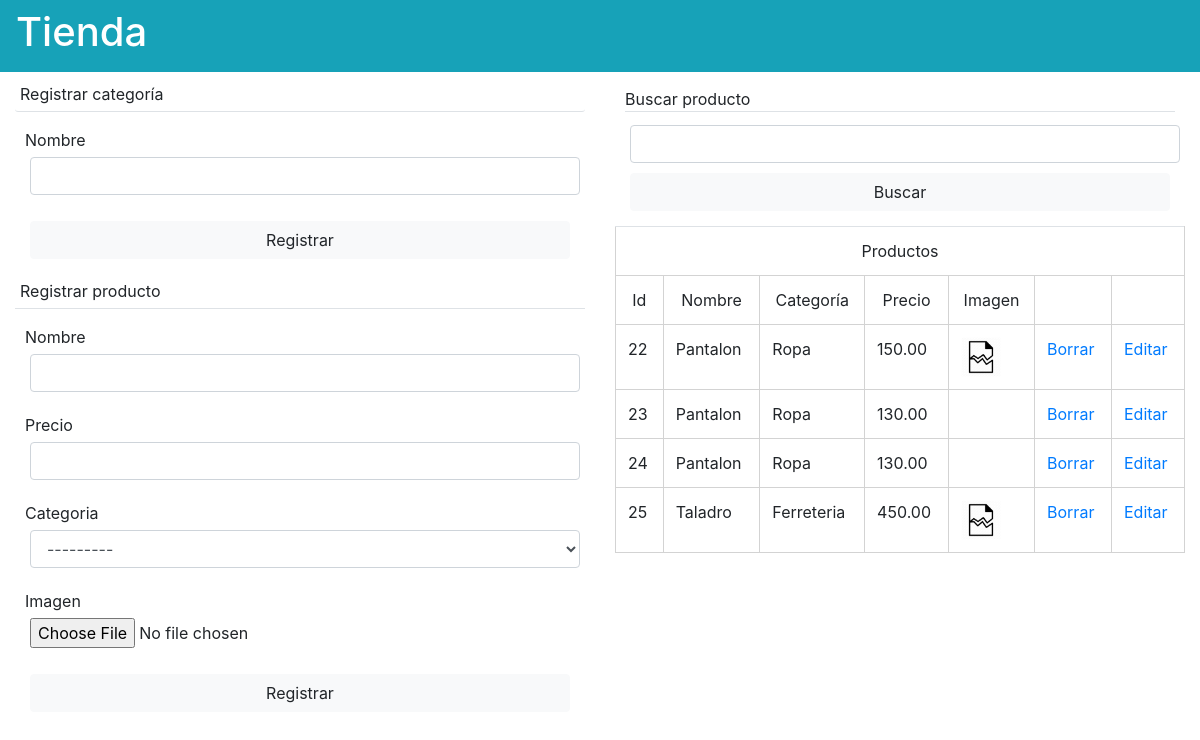
The app's page /tienda/, older data.
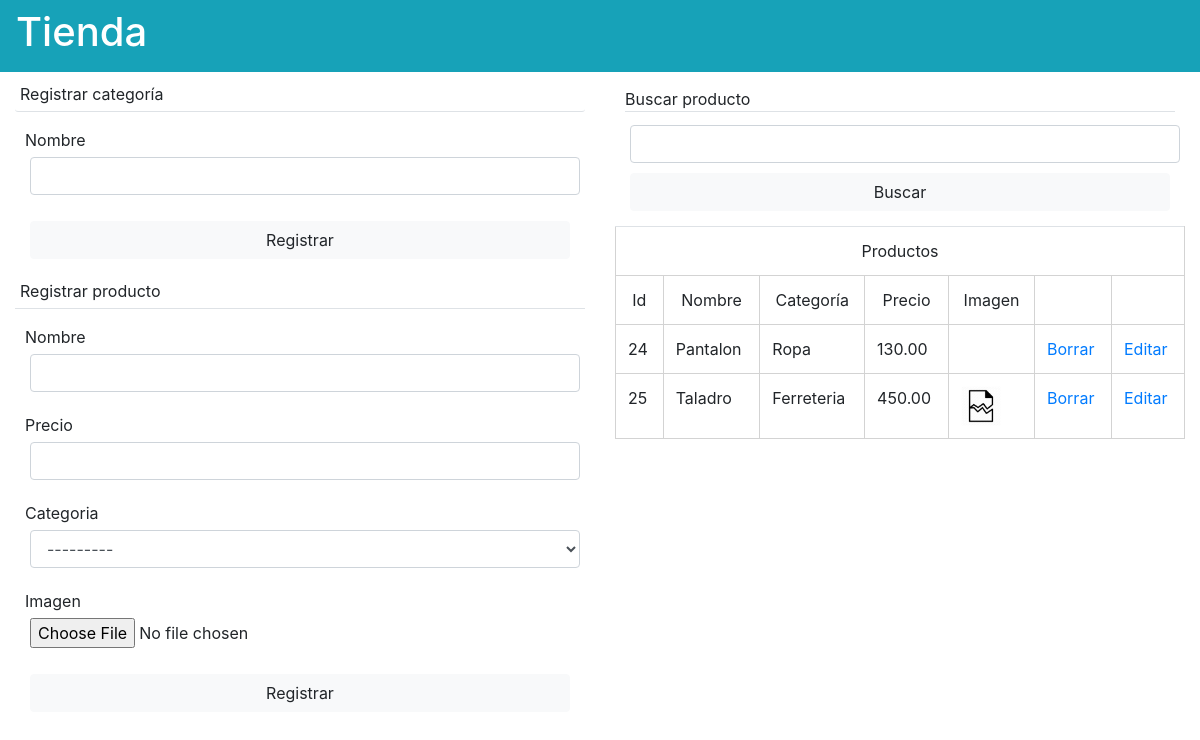
The same page, newer data.
### tienda/models.py (models this page shows, shortened)
class Producto(models.Model):
    nombre = models.CharField(max_length=100)
    precio = models.DecimalField(max_digits=10, decimal_places=2)
    categoria = models.ForeignKey(Categoria, on_delete=models.CASCADE)
    imagen = models.FileField(upload_to="static/media", null=True, blank=True)

class Categoria(models.Model):
    nombre = models.CharField(max_length=100)
    def __str__(self):
        return self.nombre

### tienda/views.py (the view, shortened to what this page needs)
# urls.py: path('', views.index, name='index'),
def index(request):
    productos = Producto.objects.all()
    formProducto = FormProducto()
    formCategoria = FormCategoria()
    context = {
        "productos": productos,
        "form_categoria": formCategoria,
        "form_producto": formProducto,
    }
    return render(request, 'tienda/tienda.html', context=context)

### tienda/forms.py
class FormCategoria(forms.ModelForm):
    class Meta:
        model =  Categoria
        fields = ['nombre']

class FormProducto(forms.ModelForm):
    class Meta:
        model = Producto
        fields = ['nombre', 'categoria', 'precio', 'imagen']

### templates/tienda/tienda.html (shortened to what this page needs)
{% extends 'base.html' %}
{% load static widget_tweaks %}
{% block head %}
{% load static %}
<link rel="stylesheet" href="{% static 'css/tienda.css' %}">
{% endblock %}
{% block content %}
<nav class="navbar navbar-light bg-info text-white">
    <h1>Tienda</h1>
</nav>
<div class="container-fluid" id="main">
    <div class="row">
        <div id="registros" class="col-6">
            <div>
                <p class="rounded-sm border-bottom">Registrar categoría</p>
                <form action="{% url 'index'%}" method="POST">
                    <div class="form-group">
                        {{ form_categoria.nombre.label }}
                        {% render_field form_categoria.nombre class='form-control' %}
                    </div>
                    <input type="submit" class="btn btn-light" value="Registrar" name="submit_categoria">
                </form>
            </div>
            <div class="">
                <p class="border-bottom">Registrar producto</p>
                <form action="{% url 'index'%}" method="POST" enctype="multipart/form-data">
                    <div class="form-group">
                        {{ form_producto.nombre.label }}
                        {% render_field form_producto.nombre class='form-control' %}
                    </div>
                    <div class="form-group">
                        {{ form_producto.precio.label }}
                        {% render_field form_producto.precio class='form-control' %}
                    </div>
                    <div class="form-group">
                        {{ form_producto.categoria.label }}
                        {% render_field form_producto.categoria class='form-control' %}
                    </div>
                    <div class="form-group">
                        {{ form_producto.imagen.label }}<br />
                        {% render_field form_producto.imagen %}
                    </div>
                    <input type="submit" class="btn btn-light" value="Registrar" name="submit_producto">
                </form>
            </div>
        </div>
        <div class="col-6">
            <form action="" class="">
                <label class="border-bottom">Buscar producto</label>
                <input type="search" class="form-control" name="busqueda">
                <input type="submit" class="btn btn-light" value="Buscar">
            </form>
            <table class="table table-hover">
                <thead class="text-center ">
                    <tr>
                        <td colspan="7">Productos</td>
                    </tr>
                    <tr>
                        <td>Id</td>
                        <td>Nombre</td>
                        <td>Categoría</td>
                        <td>Precio</td>
                        <td>Imagen</td>
                        <td></td>
                        <td></td>
                    </tr>
                </thead>
                <tbody>
                    {% for producto in productos %}
                    <tr>
                        <td>{{ producto.id }}</td>
                        <td>{{ producto.nombre }}</td>
                        <td>{{ producto.categoria }}</td>
                        <td>{{ producto.precio }}</td>
                        <td><img src="{{producto.imagen}}" height="40vw" alt=""></td>
                        <td><a href="{% url 'borrar' producto.id %}">Borrar</a></td>
                        <td><a href="{% url 'editar' producto.id %}">Editar</a></td>
                    </tr>
                    {% endfor %}
                </tbody>
            </table>
        </div>
    </div>
</div>
{% endblock %}

Row changes from the older to the newer data that the page shows:
removed Producto: id "22", nombre "Pantalon", categoria "Ropa", precio "150.00", imagen (picture)
removed Producto: id "23", nombre "Pantalon", categoria "Ropa", precio "130.00"
